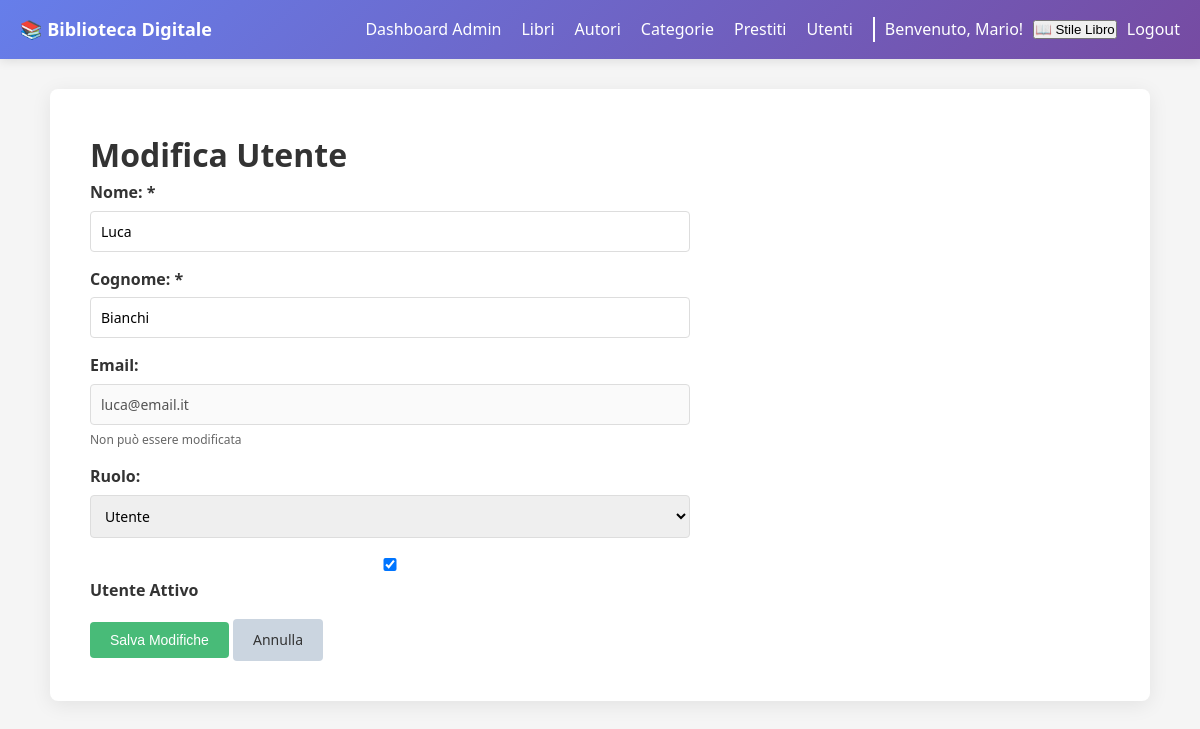
Screenshot of /admin/utenti/edit.php?id=2 (signed in) with the database file from the repository.
### tables this page shows
CREATE TABLE IF NOT EXISTS utenti (
    id INT AUTO_INCREMENT PRIMARY KEY,
    nome VARCHAR(100) NOT NULL,
    cognome VARCHAR(100) NOT NULL,
    email VARCHAR(150) UNIQUE NOT NULL,
    password VARCHAR(255) NOT NULL,
    ruolo ENUM('utente', 'admin') DEFAULT 'utente',
    data_registrazione DATETIME DEFAULT CURRENT_TIMESTAMP,
    attivo BOOLEAN DEFAULT TRUE
);

### admin/utenti/edit.php (the view, shortened to what this page needs)
<?php
require_once '../../config/database.php';
$id = $_GET['id'] ?? 0;
$stmt = $conn->prepare("SELECT * FROM utenti WHERE id = ?");
$stmt->bind_param("i", $id);
$stmt->execute();
$utente = $stmt->get_result()->fetch_assoc();
?>
<!DOCTYPE html>
<html lang="it">
<head>
    <link rel="stylesheet" href="../../assets/css/style.css">
</head>
<body>
    <?php include '../../includes/navbar.php'; ?>
    <div class="container">
        <h1>Modifica Utente</h1>
        <form method="POST" style="max-width: 600px;">
            <div class="form-group">
                <label>Nome: *</label>
                <input type="text" name="nome" required value="<?php echo $utente['nome']; ?>">
            </div>
            <div class="form-group">
                <label>Cognome: *</label>
                <input type="text" name="cognome" required value="<?php echo $utente['cognome']; ?>">
            </div>
            <div class="form-group">
                <label>Email:</label>
                <input type="email" value="<?php echo $utente['email']; ?>" disabled>
                <small>Non può essere modificata</small>
            </div>
            <div class="form-group">
                <label>Ruolo:</label>
                <select name="ruolo">
                    <option value="utente" <?php echo $utente['ruolo'] == 'utente' ? 'selected' : ''; ?>>Utente</option>
                </select>
            </div>
            <div class="form-group">
                <label>
                    <input type="checkbox" name="attivo" <?php echo $utente['attivo'] ? 'checked' : ''; ?>>
                    Utente Attivo
                </label>
            </div>
            <button type="submit" class="btn btn-success">Salva Modifiche</button>
            <a href="index.php" class="btn btn-secondary">Annulla</a>
        </form>
    </div>
</body>
</html>

### assets/css/style.css (style rules this page uses)
* { margin: 0; padding: 0; box-sizing: border-box; }
body { font-family: 'Segoe UI', Tahoma, Geneva, Verdana, sans-serif; line-height: 1.6; background-color: #f5f5f5; color: #333; }
.container { max-width: 1100px; margin: 30px auto; padding: 40px; background: white; border-radius: 8px; box-shadow: 0 4px 20px rgba(0,0,0,0.08); }
.form-group { margin-bottom: 15px; }
.form-group label { display: block; margin-bottom: 5px; font-weight: bold; color: #333; }
.form-group input, .form-group select, .form-group textarea { width: 100%; padding: 10px; border: 1px solid #ddd; border-radius: 4px; font-size: 14px; font-family: inherit; }
.form-group small { display: block; color: #666; font-size: 12px; margin-top: 5px; }
.btn { display: inline-block; padding: 10px 20px; text-decoration: none; border-radius: 4px; cursor: pointer; border: none; font-size: 14px; font-weight: 500; transition: all 0.3s; }
.btn-success { background: #48bb78; color: white; }
.btn-secondary { background: #cbd5e0; color: #333; }

### rows the page displays
utenti: nome "Luca", cognome "Bianchi", email "luca@email.it", ruolo "Utente", attivo "☑"

### other values shown
SITE_NAME "Biblioteca Digitale"
$_SESSION['nome'] "Mario"
